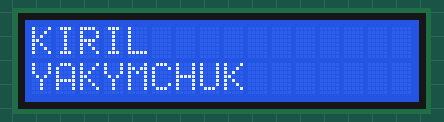
Simulated run of this sketch. Board: Arduino Uno, built with avr-gcc and run on an emulated ATmega328P. Shown: 16×2 character LCD.

Above: at 0.16 s.
At 0.68 s:
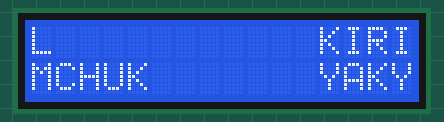
At 1.21 s:
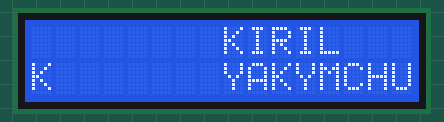
At 1.86 s:
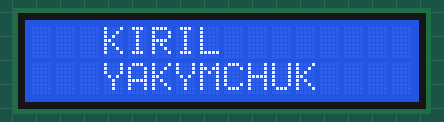
At 2.52 s:
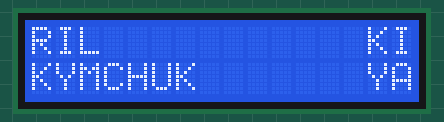

Measured:
- by itself, everything shown: repeats every 2.1 s, in 16 steps

The sketch:

lab4_task11.ino
```cpp
#include <LiquidCrystal_I2C.h>

LiquidCrystal_I2C lcd(0x26, 16, 2);

String firstName = "KIRIL           ";
String lastName = "YAKYMCHUK       ";


String scrollFirst = firstName + firstName;
String scrollLast  = lastName + lastName;

int offset = 0;

void setup()
{
  Serial.begin(9600);
  lcd.init();
  lcd.clear();
  lcd.backlight();
}

void loop() {
  lcd.setCursor(0, 0);
  lcd.print(scrollFirst.substring(offset, offset + 16));

  lcd.setCursor(0, 1);
  lcd.print(scrollLast.substring(offset, offset + 16));

  offset++;

  if (offset >= firstName.length()) offset = 0;

  delay(100);
}
```
